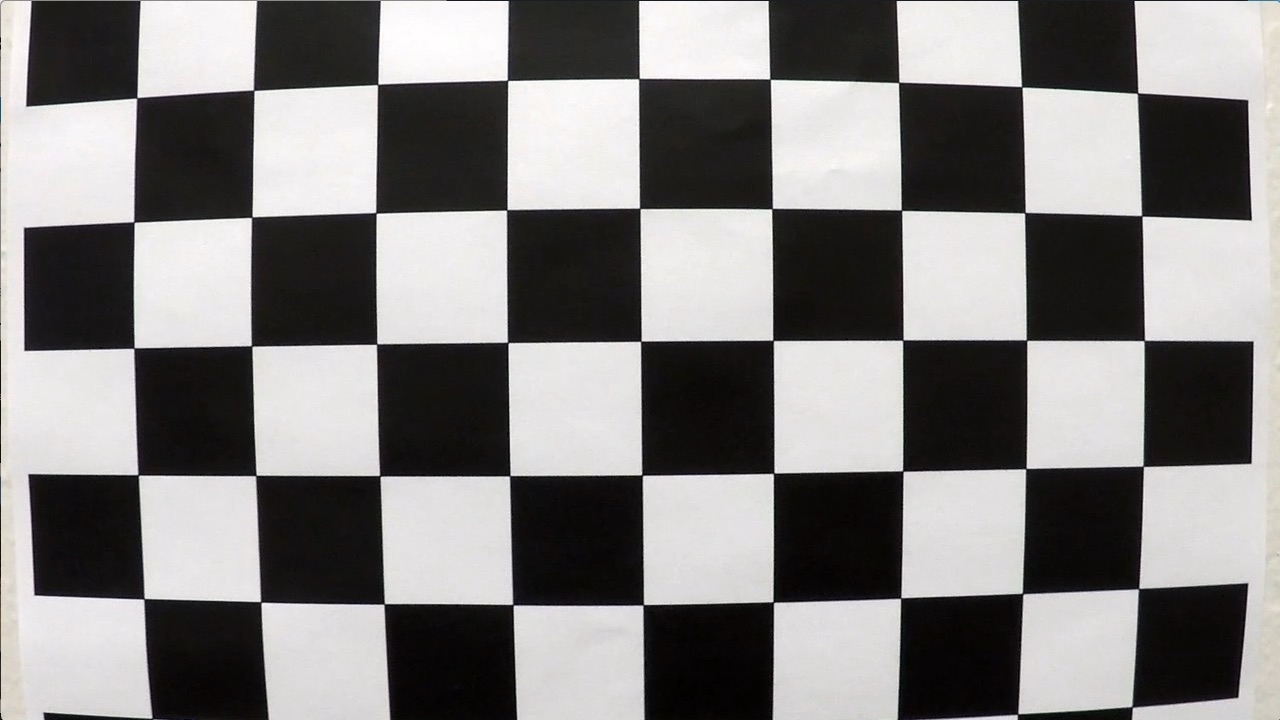
#> input picture CarND-Advanced-Lane-Lines/camera_cal/calibration1.jpg, 1280 x 720 px; its folder holds only this picture in this run
$ jupyter execute --allow-errors advanced_lane_lines.ipynb   (shell and % lines are left out)   (older library calls are emulated)
#> lines starting #> are read from the running program, lines starting #| are printed output that depends on the picture; after the words box and inside, x2 and y2 are one past the last pixel; in counts of white or black regions, pixels touching at a corner belong together
# Advanced Lane Finding Project

The goals / steps of this project are the following:

* Compute the camera calibration matrix and distortion coefficients given a set of chessboard images.
* Apply a distortion correction to raw images.
* Use color transforms, gradients, etc., to create a thresholded binary image.
* Apply a perspective transform to rectify binary image ("birds-eye view").
* Detect lane pixels and fit to find the lane boundary.
* Determine the curvature of the lane and vehicle position with respect to center.
* Warp the detected lane boundaries back onto the original image.
* Output visual display of the lane boundaries and numerical estimation of lane curvature and vehicle position.

---

### Step 1: Compute the camera calibration matrix and distortion coefficients given a set of chessboard images

[cell 1]
import numpy as np
import cv2
import glob
import matplotlib.pyplot as plt

def camera_calibra(objpoints, imgpoints, img_2d):
    return cv2.calibrateCamera(objpoints, imgpoints, img_2d, None, None)

# prepare object points, like (0,0,0), (1,0,0), (2,0,0) ....,(6,5,0)
objp = np.zeros((6*9,3), np.float32)
objp[:,:2] = np.mgrid[0:9,0:6].T.reshape(-1,2)

# Arrays to store object points and image points from all the images.
objpoints = [] # 3d points in real world space
imgpoints = [] # 2d points in image plane.

# Make a list of calibration images
images = glob.glob('./camera_cal/calibration*.jpg')

# Step through the list and search for chessboard corners
for fname in images:
    img = cv2.imread(fname)
#> img is the input picture: shape (720, 1280, 3); mean B, G, R 127.8, 128.4, 130.1
    gray = cv2.cvtColor(img,cv2.COLOR_BGR2GRAY)

    # Find the chessboard corners
    ret, corners = cv2.findChessboardCorners(gray, (9,6),None)
#> ret = False; corners = None

    # If found, add object points, image points
    if ret == True:
        print(fname)
        objpoints.append(objp)
        imgpoints.append(corners)

        # Draw and display the corners
        img = cv2.drawChessboardCorners(img, (9,6), corners, ret)

        ret, camera_mtx, dist_coeff, rvecs, tvecs = camera_calibra(objpoints, imgpoints, gray.shape[0:2])

        undist = cv2.undistort(img, camera_mtx, dist_coeff, None, camera_mtx)

        plt.figure()
        plt.imshow(undist)
plt.savefig('./output_images/'+'chessboard_undistort', bbox_inches='tight')
#> (the rest of this cell did not finish here and is left out)

### Step 2: Apply a distortion correction to raw images.

[cell 2]
img = cv2.imread('./test_images/test4.jpg')
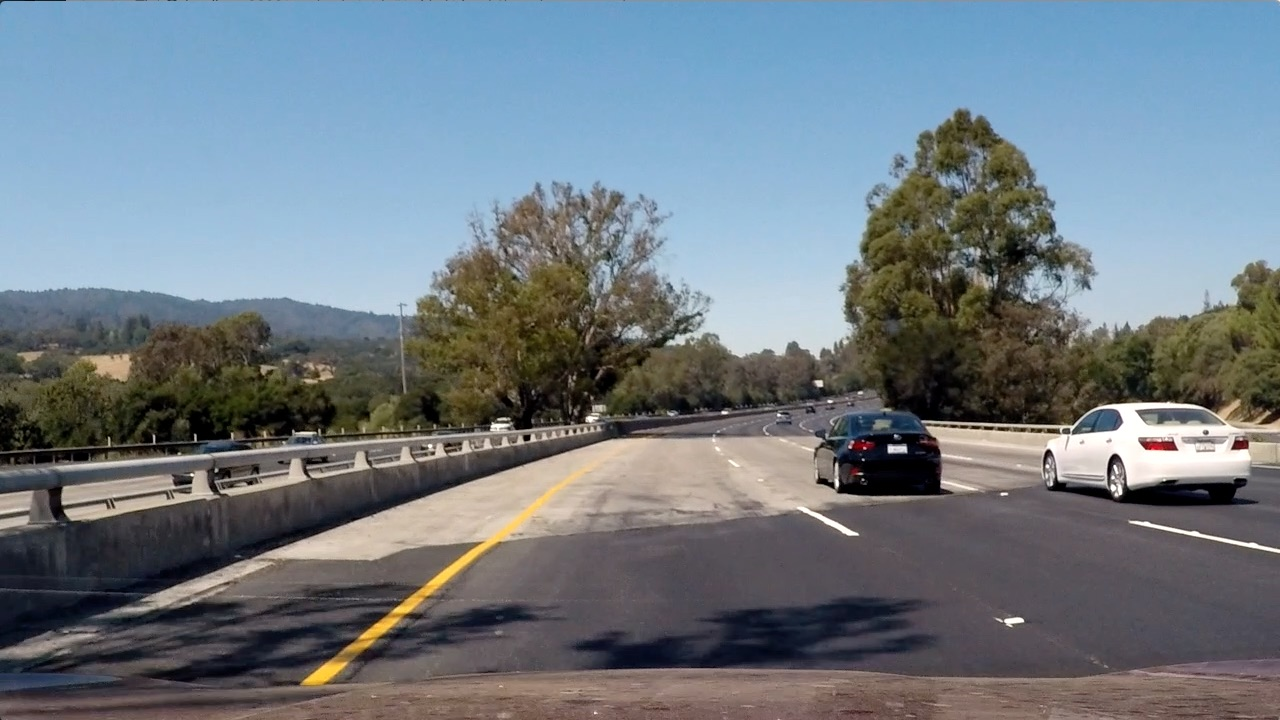
#> input picture CarND-Advanced-Lane-Lines/test_images/test4.jpg, 1280 x 720 px
#> img is the input picture: shape (720, 1280, 3); mean B, G, R 130.9, 122.7, 112.2
print(img.shape)
#| (720, 1280, 3)
#> (the rest of this cell did not finish here and is left out)

### Step 3: Use color transforms, gradients, etc., to create a thresholded binary image

[cell 3]
def hsv_select(img, thresh=(0, 255)):
    hsv = cv2.cvtColor(img, cv2.COLOR_BGR2HSV) # H in [0,180], S and V in [0,255]
    s_channel = hsv[:,:,1]
    v_channel = hsv[:,:,2]
    bin_s = np.zeros_like(s_channel)
    bin_v = np.zeros_like(v_channel)
    bin_s[(s_channel > thresh[0]) & (s_channel <= thresh[1])] = 1
    bin_v[(v_channel > thresh[0]) & (v_channel <= thresh[1])] = 1
    binary_output = np.zeros_like(hsv[:,:,0])
    binary_output[(bin_s==1) & (bin_v==1)] = 1
    return binary_output

def hls_select(img, thresh=(0, 255)):
    hls = cv2.cvtColor(img, cv2.COLOR_BGR2HLS) # H in [0,180], L and S in [0,255]
    s_channel = hls[:,:,2]
    l_channel = hls[:,:,1]
    bin_s = np.zeros_like(s_channel)
    bin_s[(s_channel > thresh[0]) & (s_channel <= thresh[1])] = 1
    bin_l = np.zeros_like(l_channel)
    bin_l[(l_channel > thresh[0]) & (l_channel <= thresh[1])] = 1

    binary_output = np.zeros_like(hls[:,:,0])
    binary_output[(bin_s==1) & (bin_l==1)] = 1
    return binary_output

def abs_sobel_thresh(img, orient='x', thresh_min=0, thresh_max=255):
    # Convert to grayscale
    gray = cv2.cvtColor(img, cv2.COLOR_BGR2GRAY)
    # Apply x or y gradient with the OpenCV Sobel() function
    # and take the absolute value
    if orient == 'x':
        abs_sobel = np.absolute(cv2.Sobel(gray, cv2.CV_64F, 1, 0))
    if orient == 'y':
        abs_sobel = np.absolute(cv2.Sobel(gray, cv2.CV_64F, 0, 1))
    # Rescale back to 8 bit integer
    scaled_sobel = np.uint8(255*abs_sobel/np.max(abs_sobel))
    # Create a copy and apply the threshold
    binary_output = np.zeros_like(scaled_sobel)
    # Here I'm using inclusive (>=, <=) thresholds, but exclusive is ok too
    binary_output[(scaled_sobel >= thresh_min) & (scaled_sobel <= thresh_max)] = 1

    # Return the result
    return binary_output

def mag_thresh(img, sobel_kernel=3, mag_thresh=(0, 255)):
    # Convert to grayscale
    gray = cv2.cvtColor(img, cv2.COLOR_BGR2GRAY)
    # Take both Sobel x and y gradients
    sobelx = cv2.Sobel(gray, cv2.CV_64F, 1, 0, ksize=sobel_kernel)
    sobely = cv2.Sobel(gray, cv2.CV_64F, 0, 1, ksize=sobel_kernel)
    # Calculate the gradient magnitude
    gradmag = np.sqrt(sobelx**2 + sobely**2)
    # Rescale to 8 bit
    scale_factor = np.max(gradmag)/255
    gradmag = (gradmag/scale_factor).astype(np.uint8)
    # Create a binary image of ones where threshold is met, zeros otherwise
    binary_output = np.zeros_like(gradmag)
    binary_output[(gradmag >= mag_thresh[0]) & (gradmag <= mag_thresh[1])] = 1

    # Return the binary image
    return binary_output

def dir_threshold(img, sobel_kernel=3, thresh=(0, np.pi/2)):
    # Grayscale
    gray = cv2.cvtColor(img, cv2.COLOR_BGR2GRAY)
    # Calculate the x and y gradients
    sobelx = cv2.Sobel(gray, cv2.CV_64F, 1, 0, ksize=sobel_kernel)
    sobely = cv2.Sobel(gray, cv2.CV_64F, 0, 1, ksize=sobel_kernel)
    # Take the absolute value of the gradient direction,
    # apply a threshold, and create a binary image result
    absgraddir = np.arctan2(np.absolute(sobely), np.absolute(sobelx))
    binary_output =  np.zeros_like(absgraddir)
    binary_output[(absgraddir >= thresh[0]) & (absgraddir <= thresh[1])] = 1

    # Return the binary image
    return binary_output

test_img = cv2.imread('./test_images/test4.jpg')
print('Image shape is {}'.format(test_img.shape))
#| Image shape is (720, 1280, 3)
gradx = abs_sobel_thresh(test_img, orient='x', thresh_min=70, thresh_max=255)
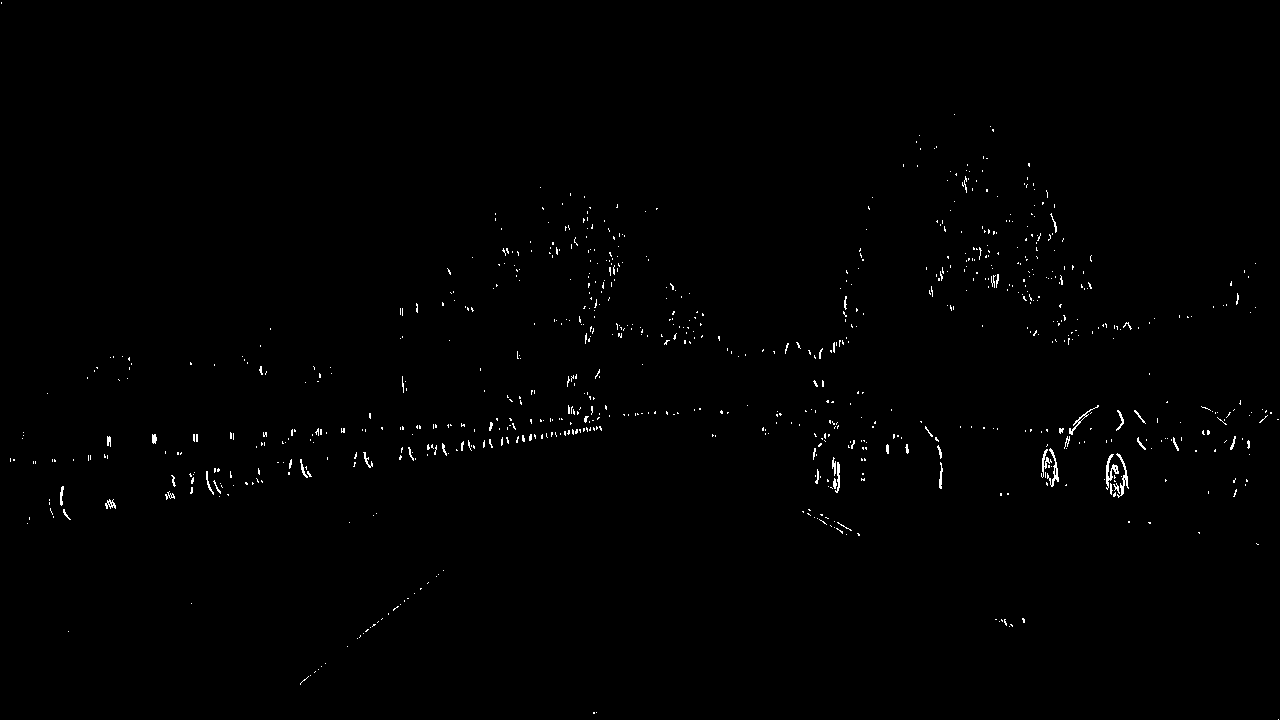
#> gradx: shape (720, 1280); values 0 (black) and 1 (white), 0.59% white in thin lines or dots
grady = abs_sobel_thresh(test_img, orient='y', thresh_min=50, thresh_max=255)
#> grady: shape (720, 1280); values 0 (black) and 1 (white), 3.2% white in thin lines or dots
mag_binary = mag_thresh(test_img, sobel_kernel=3, mag_thresh=(90, 128))
#> in mag_thresh, `sobely = cv2.Sobel(gray, cv2.CV_64F, 0, 1, ksize=sobel_kernel)`:
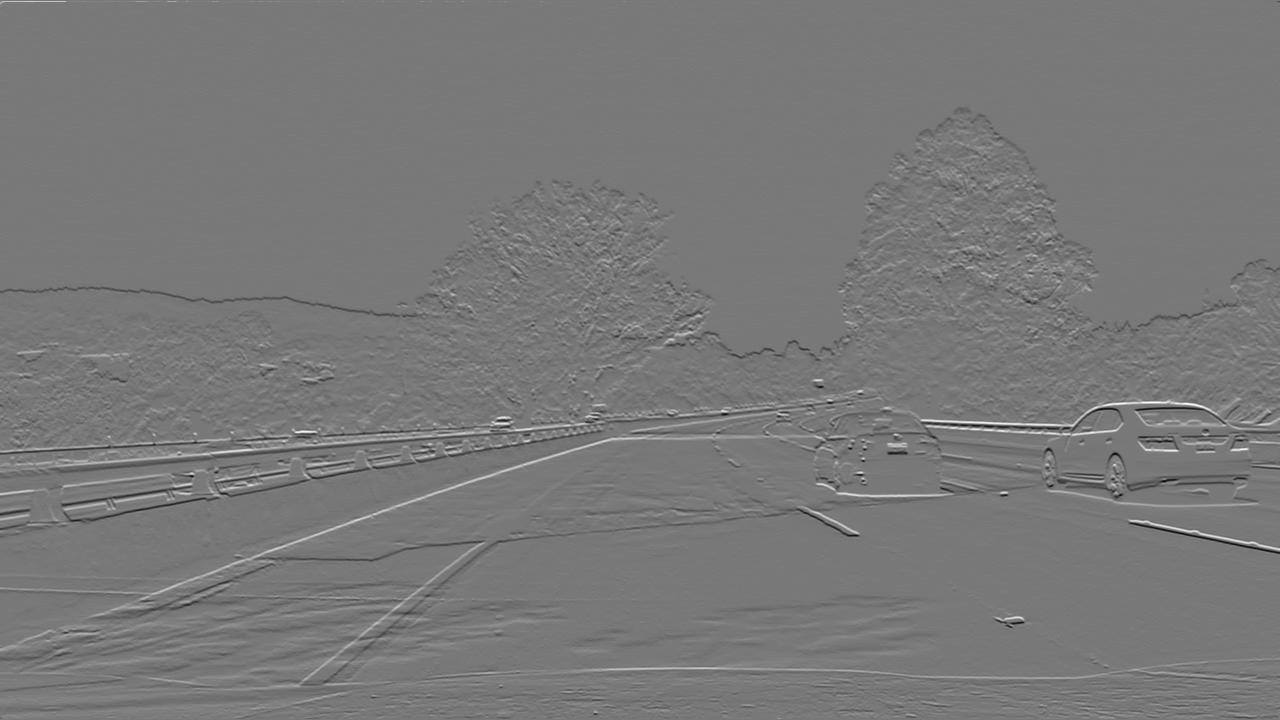
#> sobely: shape (720, 1280) float64; min -819, max 907, mean -0.4; drawn with min black and max white
#> in mag_thresh, `scale_factor = np.max(gradmag)/255`: scale_factor = 3.56
#> mag_binary: shape (720, 1280); values 0 (black) and 1 (white), 0.92% white in thin lines or dots
dir_binary = dir_threshold(test_img, sobel_kernel=15, thresh=(0.9, 1.1))
#> dir_binary: shape (720, 1280) float64; values 0 (black) and 1 (white), 12.2% white in thin lines or dots
combined = np.zeros_like(dir_binary)
combined[((gradx == 1) & (grady == 1)) | ((mag_binary == 1) & (dir_binary == 1))] = 1
hls_binary = hls_select(test_img, thresh=(90, 255))
#> in hls_select, `hls = cv2.cvtColor(img, cv2.COLOR_BGR2HLS)`: hls: shape (720, 1280, 3); mean of channels 0, 1, 2 80.5, 121.4, 71.8
#> hls_binary: shape (720, 1280); values 0 (black) and 1 (white), 35.8% white; 173 white regions (150 under 20 px), largest, box (x1, y1, x2, y2) and area: (0, 2, 1280, 309) 315559, (939, 402, 1251, 484) 6363, (303, 439, 646, 687) 5395
hsv_binary = hsv_select(test_img, thresh=(90, 255))
#> in hsv_select, `hsv = cv2.cvtColor(img, cv2.COLOR_BGR2HSV)`: hsv: shape (720, 1280, 3); mean H, S, V 80.5, 71.4, 140.7
#> hsv_binary: shape (720, 1280); values 0 (black) and 1 (white), 20.4% white; 668 white regions (588 under 20 px), largest, box (x1, y1, x2, y2) and area: (0, 1, 1280, 160) 162762, (299, 470, 585, 688) 4606, (1151, 283, 1280, 412) 4326

# Plot the result
f, ax = plt.subplots(4, 2, figsize=(32, 32))
f.tight_layout()

ax[0,0].imshow(cv2.cvtColor(test_img, cv2.COLOR_BGR2RGB))
ax[0,0].set_title('Original Image', fontsize=50)

ax[0,1].imshow(gradx, cmap='gray')
ax[0,1].set_title('Thresholded Gradient X', fontsize=50)

ax[1,0].imshow(grady, cmap='gray')
ax[1,0].set_title('Thresholded Gradient Y', fontsize=50)

ax[1,1].imshow(mag_binary, cmap='gray')
ax[1,1].set_title('Thresholded Magnitude', fontsize=50)

ax[2,0].imshow(dir_binary, cmap='gray')
ax[2,0].set_title('Thresholded Grad. Dir.', fontsize=50)

ax[2,1].imshow(combined, cmap='gray')
ax[2,1].set_title('Combined', fontsize=50)
print(hls_binary.shape)
#| (720, 1280)
ax[3,0].imshow(hls_binary, cmap='gray')
ax[3,0].set_title('HLS', fontsize=50)

ax[3,1].imshow(hsv_binary, cmap='gray')
ax[3,1].set_title('HSV', fontsize=50)

#ax[-1, -1].axis('off')
plt.subplots_adjust(left=0., top=0.9, bottom=0., hspace=0.2)
plt.savefig('./output_images/'+'binary_threshold', bbox_inches='tight')
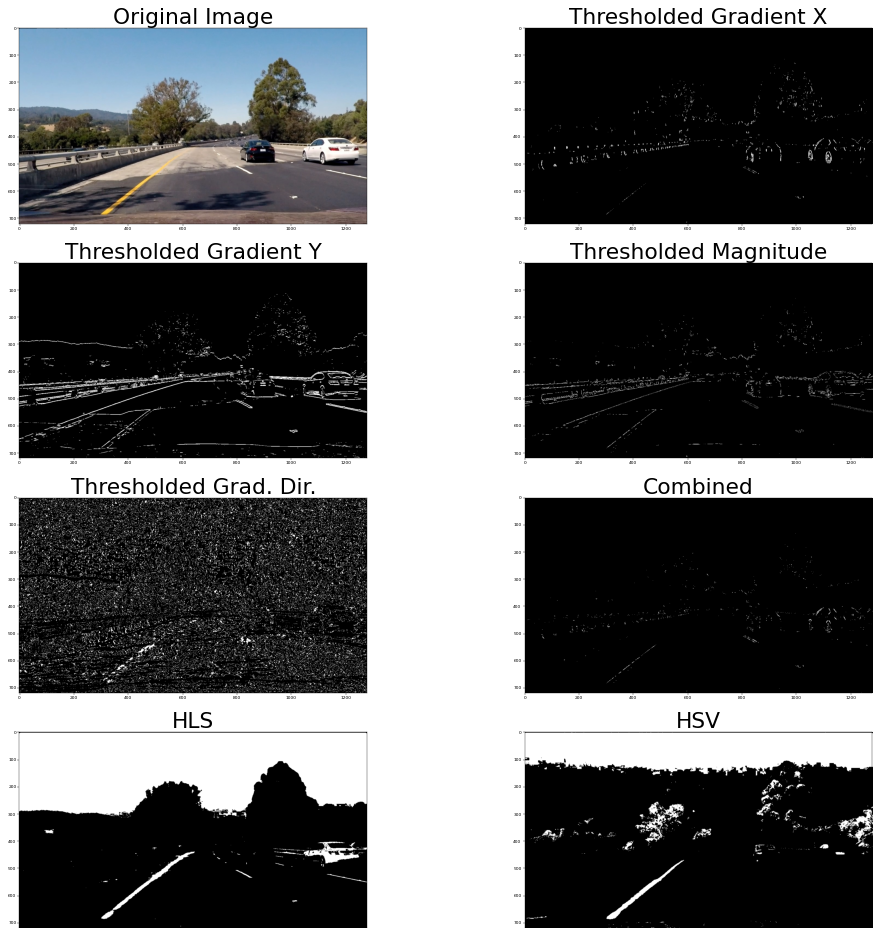
#> figure drawn by matplotlib, 8 panels
